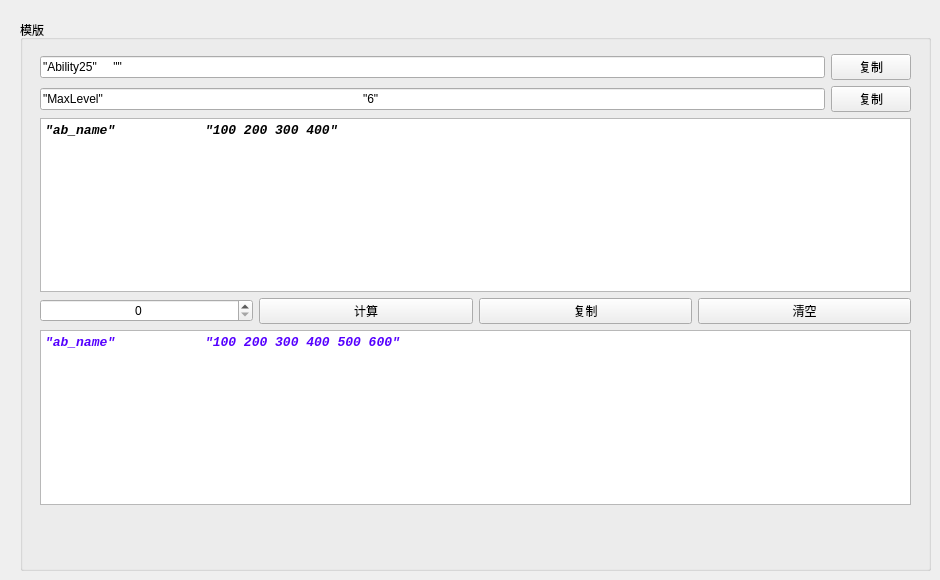
   <widget class="QWidget" name="tab_6">
    <attribute name="title">
     <string>技能计算</string>
    </attribute>
    <widget class="QGroupBox" name="groupBox_19">
     <property name="geometry">
      <rect>
       <x>20</x>
       <y>20</y>
       <width>911</width>
       <height>551</height>
      </rect>
     </property>
     <property name="title">
      <string>模版</string>
     </property>
     <widget class="QWidget" name="layoutWidget">
      <property name="geometry">
       <rect>
        <x>20</x>
        <y>34</y>
        <width>871</width>
        <height>451</height>
       </rect>
      </property>
      <layout class="QVBoxLayout" name="verticalLayout_19" stretch="0,0,0,0">
       <item>
        <layout class="QVBoxLayout" name="verticalLayout_20">
         <item>
          <layout class="QHBoxLayout" name="horizontalLayout_63" stretch="0,0">
           <item>
            <widget class="QLineEdit" name="lineEdit_31">
             <property name="text">
              <string>&quot;Ability25&quot;     &quot;&quot;</string>
             </property>
            </widget>
           </item>
           <item>
            <widget class="QPushButton" name="pushButton_62">
             <property name="text">
              <string>复制</string>
             </property>
            </widget>
           </item>
          </layout>
         </item>
         <item>
          <layout class="QHBoxLayout" name="horizontalLayout_64" stretch="0,0">
           <item>
            <widget class="QLineEdit" name="lineEdit_32">
             <property name="text">
              <string>&quot;MaxLevel&quot;            			&quot;6&quot;</string>
             </property>
            </widget>
           </item>
           <item>
            <widget class="QPushButton" name="pushButton_63">
             <property name="text">
              <string>复制</string>
             </property>
            </widget>
           </item>
          </layout>
         </item>
        </layout>
       </item>
       <item>
        <widget class="QTextEdit" name="textEdit_4">
         <property name="font">
          <font>
           <family>Consolas</family>
           <pointsize>10</pointsize>
           <italic>true</italic>
           <bold>true</bold>
          </font>
         </property>
         <property name="html">
          <string>&lt;!DOCTYPE HTML PUBLIC &quot;-//W3C//DTD HTML 4.0//EN&quot; &quot;http://www.w3.org/TR/REC-html40/strict.dtd&quot;&gt;
&lt;html&gt;&lt;head&gt;&lt;meta name=&quot;qrichtext&quot; content=&quot;1&quot; /&gt;&lt;meta charset=&quot;utf-8&quot; /&gt;&lt;style type=&quot;text/css&quot;&gt;
p, li { white-space: pre-wrap; }
hr { height: 1px; border-width: 0; }
li.unchecked::marker { content: &quot;\2610&quot;; }
li.checked::marker { content: &quot;\2612&quot;; }
&lt;/style&gt;&lt;/head&gt;&lt;body style=&quot; font-family:'Consolas'; font-size:10pt; font-weight:700; font-style:italic;&quot;&gt;
&lt;p style=&quot; margin-top:0px; margin-bottom:0px; margin-left:0px; margin-right:0px; -qt-block-indent:0; text-indent:0px;&quot;&gt;&lt;span style=&quot; font-weight:696;&quot;&gt;&amp;quot;ab_name&amp;quot;		&amp;quot;100 200 300 400&amp;quot;&lt;/span&gt;&lt;/p&gt;&lt;/body&gt;&lt;/html&gt;</string>
         </property>
        </widget>
       </item>
       <item>
        <layout class="QHBoxLayout" name="horizontalLayout_62">
         <item>
          <widget class="QSpinBox" name="spinBox_11">
           <property name="sizePolicy">
            <sizepolicy hsizetype="Minimum" vsizetype="Fixed">
             <horstretch>0</horstretch>
             <verstretch>0</verstretch>
            </sizepolicy>
           </property>
           <property name="minimumSize">
            <size>
             <width>0</width>
             <height>0</height>
            </size>
           </property>
           <property name="alignment">
            <set>Qt::AlignCenter</set>
           </property>
           <property name="maximum">
            <number>5</number>
           </property>
          </widget>
         </item>
         <item>
          <widget class="QPushButton" name="pushButton_58">
           <property name="text">
            <string>计算</string>
           </property>
          </widget>
         </item>
         <item>
          <widget class="QPushButton" name="pushButton_61">
           <property name="text">
            <string>复制</string>
           </property>
          </widget>
         </item>
         <item>
          <widget class="QPushButton" name="pushButton_60">
           <property name="text">
            <string>清空</string>
           </property>
          </widget>
         </item>
        </layout>
       </item>
       <item>
        <widget class="QTextEdit" name="textEdit_5">
         <property name="font">
          <font>
           <family>Consolas</family>
           <pointsize>10</pointsize>
           <italic>true</italic>
           <bold>true</bold>
          </font>
         </property>
         <property name="styleSheet">
          <string notr="true">color: rgb(85, 0, 255);</string>
         </property>
         <property name="html">
          <string>&lt;!DOCTYPE HTML PUBLIC &quot;-//W3C//DTD HTML 4.0//EN&quot; &quot;http://www.w3.org/TR/REC-html40/strict.dtd&quot;&gt;
&lt;html&gt;&lt;head&gt;&lt;meta name=&quot;qrichtext&quot; content=&quot;1&quot; /&gt;&lt;meta charset=&quot;utf-8&quot; /&gt;&lt;style type=&quot;text/css&quot;&gt;
p, li { white-space: pre-wrap; }
hr { height: 1px; border-width: 0; }
li.unchecked::marker { content: &quot;\2610&quot;; }
li.checked::marker { content: &quot;\2612&quot;; }
&lt;/style&gt;&lt;/head&gt;&lt;body style=&quot; font-family:'Consolas'; font-size:10pt; font-weight:700; font-style:italic;&quot;&gt;
&lt;p style=&quot; margin-top:0px; margin-bottom:0px; margin-left:0px; margin-right:0px; -qt-block-indent:0; text-indent:0px;&quot;&gt;&lt;span style=&quot; font-weight:696;&quot;&gt;&amp;quot;ab_name&amp;quot;		&amp;quot;100 200 300 400 500 600&amp;quot;&lt;/span&gt;&lt;/p&gt;&lt;/body&gt;&lt;/html&gt;</string>
         </property>
        </widget>
       </item>
      </layout>
     </widget>
    </widget>
   </widget>
